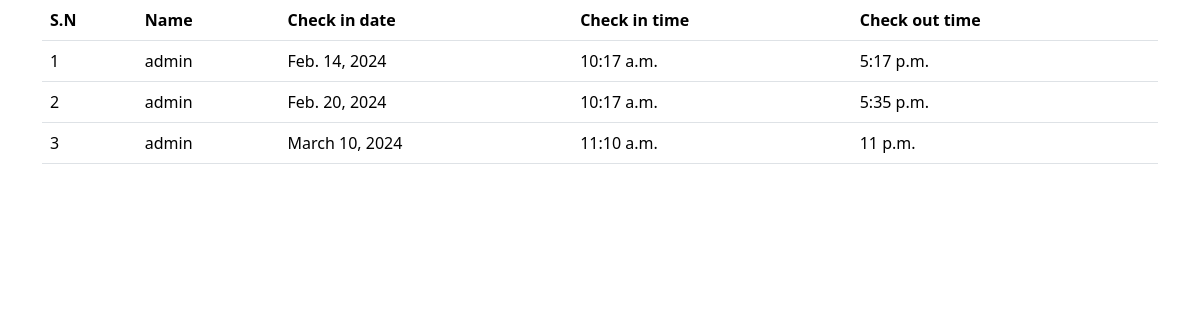
/student_page, run on the app's committed database.
### attendance/models.py (models this page shows)
class Attendance(models.Model):
    user_name=models.ForeignKey(User,related_name='app',on_delete=models.CASCADE)
    checkin_date=models.DateField()
    check_in=models.TimeField()
    check_out=models.TimeField()

### attendance/views.py (the view)
# urls.py: path('student_page',student),
def student(request):
    record=Attendance.objects.all()
    context={
        "call":record,
        "user_name":"Bindu"
    }
    return render(request,"attendance.html",context=context)

### attendance/templates/attendance.html (shortened to what this page needs)
<!DOCTYPE html>
<html lang="en">
<head>
    <link href="https://cdn.jsdelivr.net/npm/bootstrap@5.3.2/dist/css/bootstrap.min.css" rel="stylesheet">
</head>
<body>
    <div class="container">
        <table class="table">
            <tr>
                <thead>
                    <th>S.N</th>
                    <th>Name</th>
                    <th>Check in date</th>
                    <th>Check in time</th>
                    <th>Check out time</th>
                </thead>
                <tbody>
                    {%for i in call%}
                    <tr>
                        <td>{{forloop.counter}}</td>
                        <td>{{i.user_name}}</td>
                        <td>{{i.checkin_date}}</td>
                        <td>{{i.check_in}}</td>
                        <td>{{i.check_out}}</td>
                    </tr>
                    {%endfor%}
                </tbody>
            </tr>
        </table>
        </div>
</body>
</html>

### data on the page
Attendance: user_name "admin", checkin_date "Feb. 14, 2024", check_in "10:17 a.m.", check_out "5:17 p.m."
Attendance: user_name "admin", checkin_date "Feb. 20, 2024", check_in "10:17 a.m.", check_out "5:35 p.m."
Attendance: user_name "admin", checkin_date "March 10, 2024", check_in "11:10 a.m.", check_out "11 p.m."
